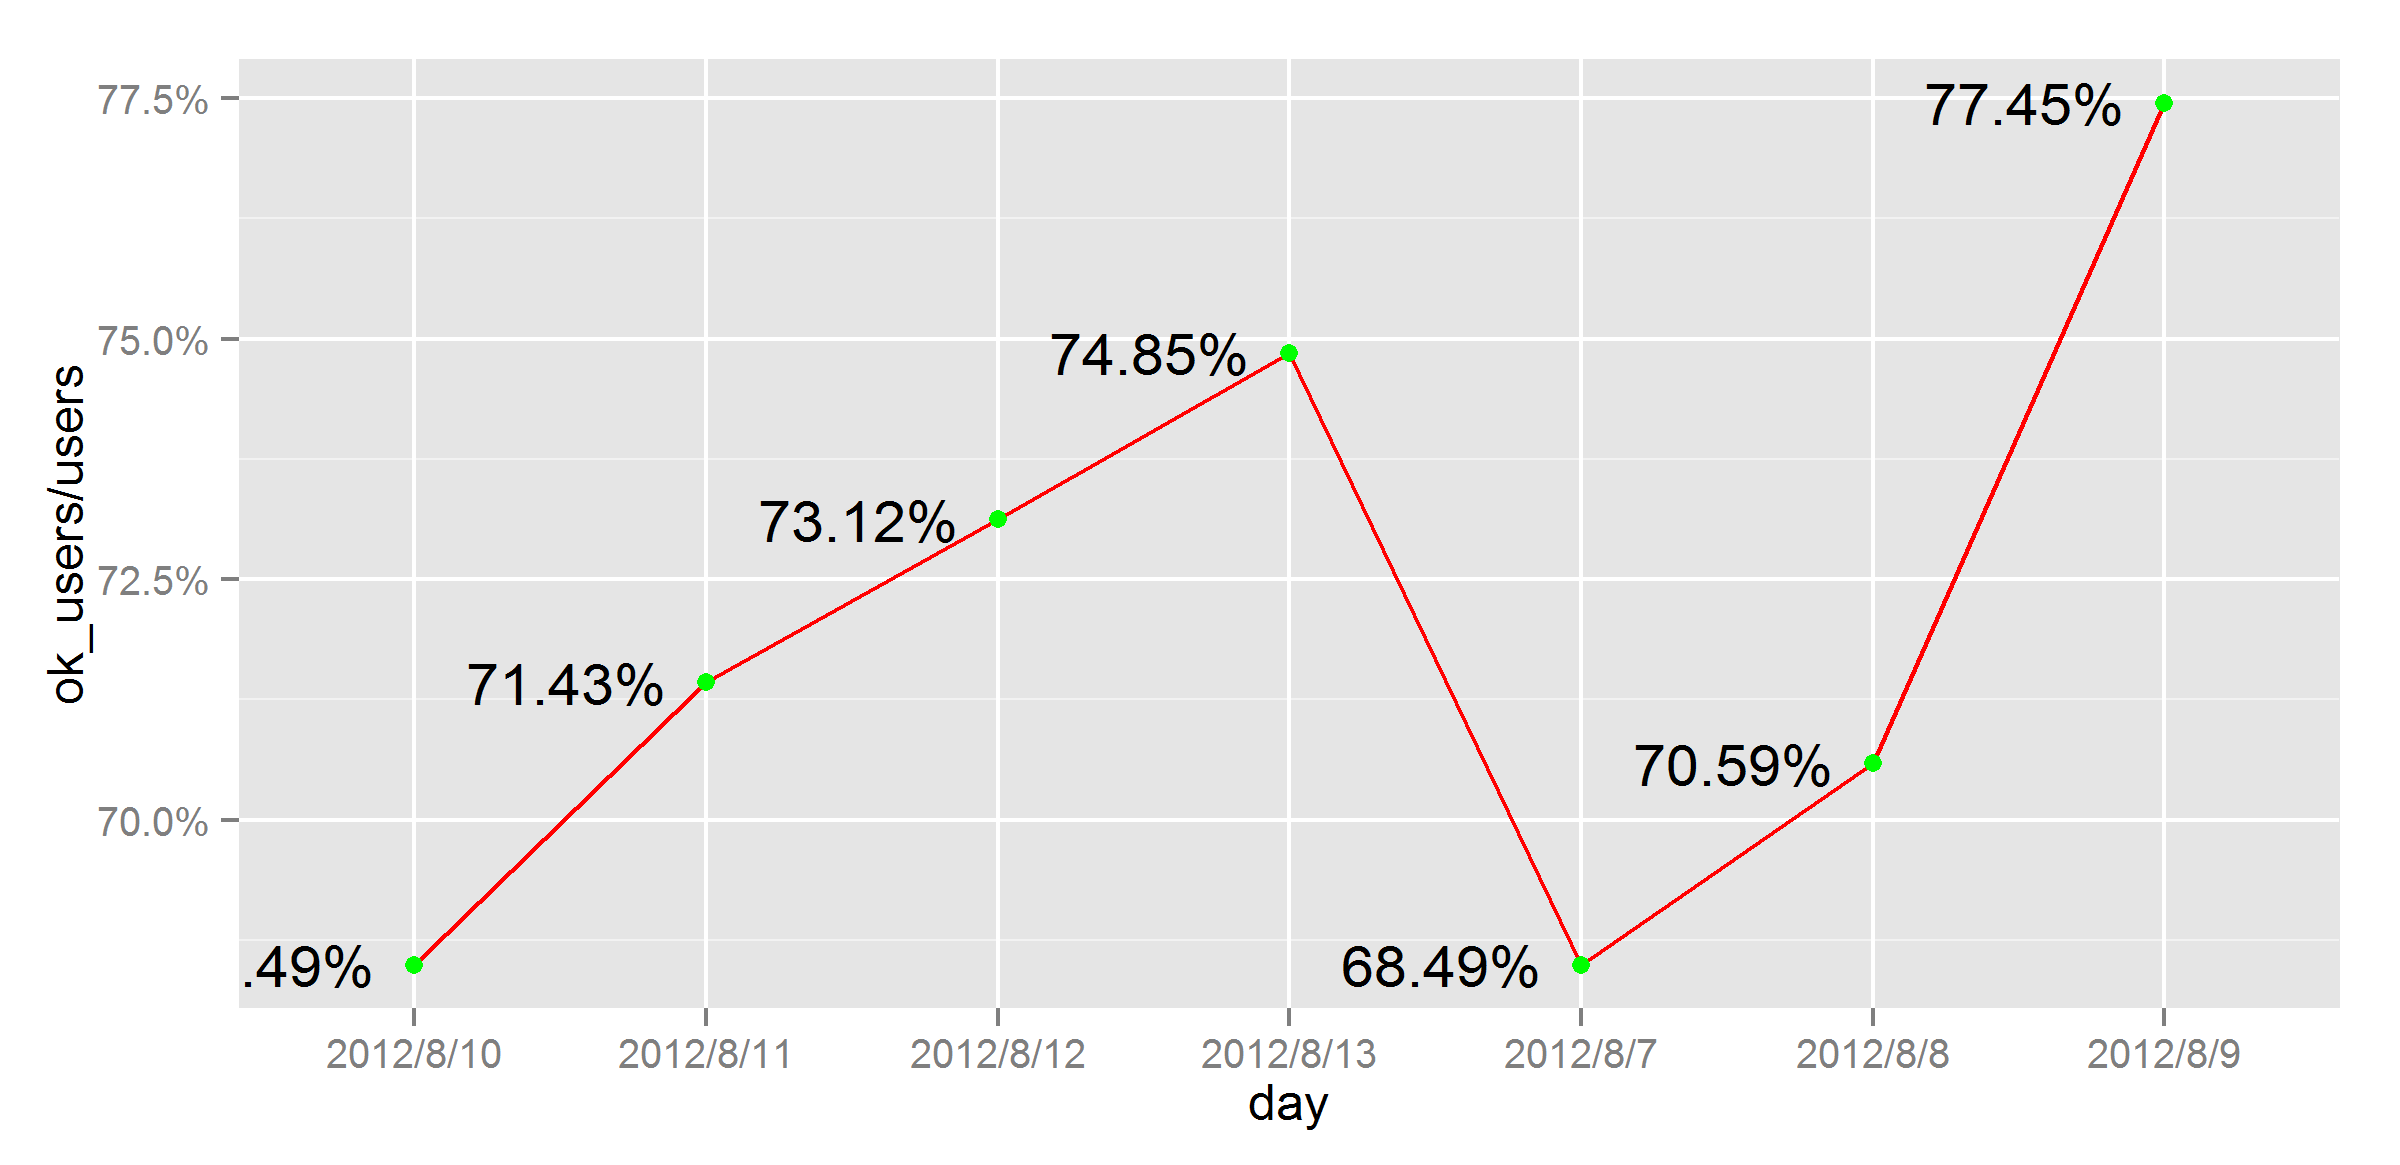

This figure's R source:
library(ggplot2)
library(scales)

x <- read.table('symbol_line.csv', header=TRUE, sep=',')

p <- ggplot(x, aes(x = day, y = ok_users/users,
    label=sprintf("%.2f%%",100*ok_users/users), group="main")) +
    geom_line(colour="red") +
    scale_y_continuous(labels = percent_format()) +
    geom_point(colour="green") +
    geom_text(hjust = 1.2 )

ggsave(p, filename="symbol_line-rate-ggplot2.png", width=8)
